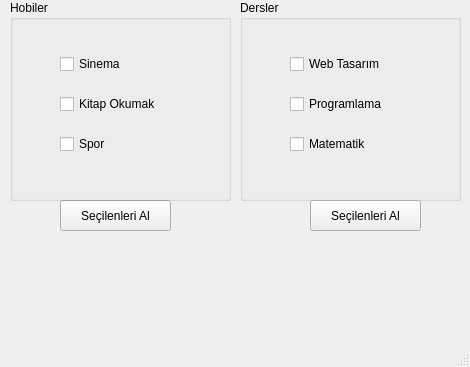
<?xml version="1.0" encoding="UTF-8"?>
<ui version="4.0">
 <class>MainWindow</class>
 <widget class="QMainWindow" name="MainWindow">
  <property name="geometry">
   <rect>
    <x>0</x>
    <y>0</y>
    <width>470</width>
    <height>367</height>
   </rect>
  </property>
  <property name="windowTitle">
   <string>MainWindow</string>
  </property>
  <widget class="QWidget" name="centralwidget">
   <widget class="QPushButton" name="btnHobiSec">
    <property name="geometry">
     <rect>
      <x>60</x>
      <y>200</y>
      <width>111</width>
      <height>31</height>
     </rect>
    </property>
    <property name="text">
     <string>Seçilenleri Al</string>
    </property>
   </widget>
   <widget class="QLabel" name="lblHobiResult">
    <property name="geometry">
     <rect>
      <x>60</x>
      <y>240</y>
      <width>111</width>
      <height>71</height>
     </rect>
    </property>
    <property name="text">
     <string/>
    </property>
   </widget>
   <widget class="QGroupBox" name="groupHobiler">
    <property name="geometry">
     <rect>
      <x>10</x>
      <y>0</y>
      <width>221</width>
      <height>201</height>
     </rect>
    </property>
    <property name="title">
     <string>Hobiler</string>
    </property>
    <widget class="QWidget" name="">
     <property name="geometry">
      <rect>
       <x>50</x>
       <y>40</y>
       <width>121</width>
       <height>131</height>
      </rect>
     </property>
     <layout class="QVBoxLayout" name="verticalLayout">
      <item>
       <widget class="QCheckBox" name="cbSinema">
        <property name="text">
         <string>Sinema</string>
        </property>
       </widget>
      </item>
      <item>
       <widget class="QCheckBox" name="cbKitap">
        <property name="text">
         <string>Kitap Okumak</string>
        </property>
       </widget>
      </item>
      <item>
       <widget class="QCheckBox" name="cbSpor">
        <property name="text">
         <string>Spor</string>
        </property>
       </widget>
      </item>
     </layout>
    </widget>
   </widget>
   <widget class="QGroupBox" name="groupDersler">
    <property name="geometry">
     <rect>
      <x>240</x>
      <y>0</y>
      <width>221</width>
      <height>201</height>
     </rect>
    </property>
    <property name="title">
     <string>Dersler</string>
    </property>
    <widget class="QWidget" name="layoutWidget">
     <property name="geometry">
      <rect>
       <x>50</x>
       <y>40</y>
       <width>121</width>
       <height>131</height>
      </rect>
     </property>
     <layout class="QVBoxLayout" name="verticalLayout_2">
      <item>
       <widget class="QCheckBox" name="cbWeb">
        <property name="text">
         <string>Web Tasarım</string>
        </property>
       </widget>
      </item>
      <item>
       <widget class="QCheckBox" name="cbProgramlama">
        <property name="text">
         <string>Programlama</string>
        </property>
       </widget>
      </item>
      <item>
       <widget class="QCheckBox" name="cbMatematik">
        <property name="text">
         <string>Matematik</string>
        </property>
       </widget>
      </item>
     </layout>
    </widget>
   </widget>
   <widget class="QPushButton" name="btnDersSec">
    <property name="geometry">
     <rect>
      <x>310</x>
      <y>200</y>
      <width>111</width>
      <height>31</height>
     </rect>
    </property>
    <property name="text">
     <string>Seçilenleri Al</string>
    </property>
   </widget>
   <widget class="QLabel" name="lblDersResult">
    <property name="geometry">
     <rect>
      <x>310</x>
      <y>240</y>
      <width>111</width>
      <height>71</height>
     </rect>
    </property>
    <property name="text">
     <string/>
    </property>
   </widget>
  </widget>
  <widget class="QMenuBar" name="menubar">
   <property name="geometry">
    <rect>
     <x>0</x>
     <y>0</y>
     <width>470</width>
     <height>21</height>
    </rect>
   </property>
  </widget>
  <widget class="QStatusBar" name="statusbar"/>
 </widget>
 <resources/>
 <connections/>
</ui>
